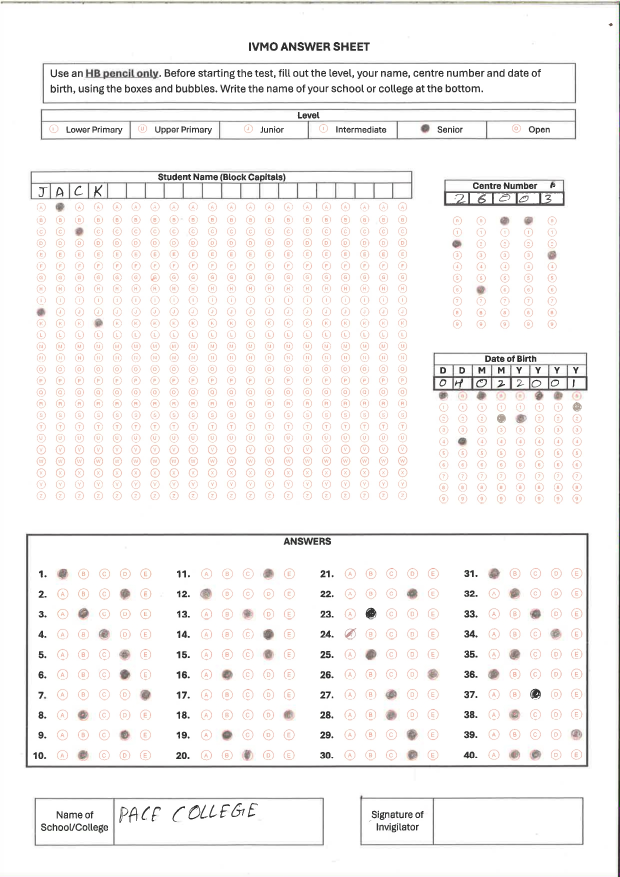
#> input picture omr-backend/sample_omr_sheets/jack.jpg, 1240 x 1754 px (shown at 1/2 size)
$ python -i omr_detect.py   (imports and definitions only)
#> lines starting #> are read from the running program, lines starting #| are printed output that depends on the picture; after the words box and inside, x2 and y2 are one past the last pixel; in counts of white or black regions, pixels touching at a corner belong together
import cv2
import numpy as np


LETTERS  = "ABCDEFGHIJKLMNOPQRSTUVWXYZ"
DIGITS   = "0123456789"
OPTIONS  = "ABCDE"

LEVEL_OPTIONS = ["Lower Primary", "Upper Primary", "Junior", "Intermediate", "Senior", "Open"]

NAME_SHIFTS = dict(left=1, right=10, top=-30, bottom=5)

NUM_ANSWER_GROUPS = 4
ROWS_PER_GROUP = 10
OPTIONS_PER_QUESTION = 5

HOUGH_DP = 1.2
HOUGH_MIN_DIST = 14
HOUGH_PARAM1 = 50
HOUGH_PARAM2 = 18
HOUGH_MIN_R = 8
HOUGH_MAX_R = 18

CLUSTER_GAP = 18

COLOR_FILLED = (0, 200,   0)
COLOR_MULTI  = (0,   0, 255)
COLOR_EMPTY  = (0, 140, 255)
COLOR_NORMAL = (180,180,180)


def _clamp(val, lo, hi):
    return max(lo, min(val, hi))


def _top_two_scores(scores):
    s = sorted(enumerate(scores), key=lambda x: x[1], reverse=True)
    return s[0][0], s[0][1], s[1][1]


def _split_into_columns(region, num_cols):
    cw = region.shape[1] // num_cols
    return [region[:, i * cw:(i + 1) * cw] for i in range(num_cols)]


def _split_into_rows(region, num_rows):
    rh = region.shape[0] // num_rows
    return [region[i * rh:(i + 1) * rh, :] for i in range(num_rows)]


def _locate_region(image, template):
    res = cv2.matchTemplate(image, template, cv2.TM_CCOEFF_NORMED)
    _, _, _, max_loc = cv2.minMaxLoc(res)
    return max_loc


def _cluster_centers(values, gap=CLUSTER_GAP):
    arr = np.array(sorted(set(int(v) for v in values)))
    centers, cur = [], [arr[0]]
    for v in arr[1:]:
        if v - cur[-1] > gap:
            centers.append(int(np.median(cur)))
            cur = [v]
        else:
            cur.append(v)
    centers.append(int(np.median(cur)))
    return centers


def _detect_circles(gray):
    cs = cv2.HoughCircles(
        gray, cv2.HOUGH_GRADIENT,
        dp=HOUGH_DP, minDist=HOUGH_MIN_DIST,
        param1=HOUGH_PARAM1, param2=HOUGH_PARAM2,
        minRadius=HOUGH_MIN_R, maxRadius=HOUGH_MAX_R,
    )
    return np.round(cs[0]).astype(int) if cs is not None else None


def _bubble_darkness(gray, bx, by, br, margin=2):
    patch = gray[
        max(0, by - br + margin): by + br - margin,
        max(0, bx - br + margin): bx + br - margin,
    ]
    return float(255 - np.mean(patch)) if patch.size > 0 else 0.0


def _find_adaptive_threshold(all_scores):
    arr = np.array(sorted(all_scores))
    gaps = [
        (arr[i + 1] - arr[i], float((arr[i] + arr[i + 1]) / 2))
        for i in range(len(arr) - 1)
    ]
    best_gap, best_mid = max(gaps, key=lambda x: x[0])
    return best_mid if best_gap > 10 else 50.0


def _classify_bubble(scores, threshold):
    filled = [i for i, s in enumerate(scores) if s >= threshold]
    if len(filled) == 0:
        return "EMPTY", None
    if len(filled) == 1:
        return "OK", OPTIONS[filled[0]]
    return "MULTIPLE", [OPTIONS[i] for i in filled]


def auto_straighten(image):
    gray  = cv2.cvtColor(image, cv2.COLOR_BGR2GRAY)
    edges = cv2.Canny(gray, 50, 150)
    lines = cv2.HoughLines(edges, 1, np.pi / 180, 200)
    if lines is None:
        return image
    angles = [(l[0][1] * 180 / np.pi) - 90 for l in lines[:50]]
    M = cv2.getRotationMatrix2D(
        (image.shape[1] // 2, image.shape[0] // 2), np.median(angles), 1
    )
    return cv2.warpAffine(image, M, (image.shape[1], image.shape[0]),
                          borderMode=cv2.BORDER_REPLICATE)


def detect_bubble_grid(image, debug=False):
    gray = cv2.cvtColor(image, cv2.COLOR_BGR2GRAY)
    th   = cv2.adaptiveThreshold(
        gray, 255, cv2.ADAPTIVE_THRESH_MEAN_C, cv2.THRESH_BINARY_INV, 15, 5
    )
    contours, _ = cv2.findContours(th, cv2.RETR_EXTERNAL, cv2.CHAIN_APPROX_SIMPLE)
    bubbles = [
        cv2.boundingRect(c) for c in contours
        if 80  < cv2.contourArea(c)     < 1200
        and 8  < cv2.boundingRect(c)[2] < 40
        and 8  < cv2.boundingRect(c)[3] < 40
    ]
    if len(bubbles) < 50:
        return None
    xs   = [b[0] for b in bubbles]
    left = [b for b in bubbles if np.percentile(xs, 3) <= b[0] <= np.percentile(xs, 82)]
    if len(left) < 50:
        return None
    lxs = [b[0] for b in left];  lys = [b[1] for b in left]
    x1  = int(np.percentile(lxs, 0))
    x2  = int(np.percentile([b[0] + b[2] for b in left], 96))
    y1  = sorted(lys)[int(0.075 * len(lys))]
    y2  = int(np.percentile([b[1] + b[3] for b in left], 99))
    if debug:
        dbg = image.copy(); cv2.rectangle(dbg, (x1,y1), (x2,y2), (0,255,0), 2)
        cv2.imshow("Bubble Grid", dbg)
    return x1, y1, x2, y2


def extract_name_area(image, debug=False):
    grid = detect_bubble_grid(image, debug)
    if grid is None:
        return None
    x1, y1, x2, y2 = grid
    h, w = image.shape[:2]
    x1 = _clamp(x1 + NAME_SHIFTS["left"],   0, w)
    x2 = _clamp(x2 + NAME_SHIFTS["right"],  0, w)
    y1 = _clamp(y1 + NAME_SHIFTS["top"],    0, h)
    y2 = _clamp(y2 + NAME_SHIFTS["bottom"], 0, h)
    if debug:
        dbg = image.copy(); cv2.rectangle(dbg,(x1,y1),(x2,y2),(255,0,0),2)
        cv2.imshow("Name Area", dbg)
    return image[y1:y2, x1:x2]


def detect_letters(name_area, num_cols=20, debug=False):
    result = []
    for col in _split_into_columns(name_area, num_cols):
        gray     = cv2.cvtColor(col, cv2.COLOR_BGR2GRAY)
        _, th    = cv2.threshold(gray, 150, 255, cv2.THRESH_BINARY_INV)
        rows     = _split_into_rows(th, 26)
        scores   = [cv2.countNonZero(r) / r.size for r in rows]
        best_idx, top1, top2 = _top_two_scores(scores)
        result.append(LETTERS[best_idx] if top1 >= 0.06 and (top1 - top2) > 0.05 else " ")
    return "".join(result)


def extract_center_number_area(image, name_area, debug=False):
    h_img, w_img   = image.shape[:2]
    h_name, w_name = name_area.shape[:2]
    nx, ny         = _locate_region(image, name_area)
    x1 = _clamp(nx + w_name + int(0.05  * w_img), 0, w_img)
    x2 = _clamp(x1           + int(0.195 * w_img), 0, w_img)
    y1 = _clamp(ny            + int(0.05  * h_name), 0, h_img)
    y2 = _clamp(y1            + int(0.40  * h_name), 0, h_img)
    if debug:
        dbg = image.copy(); cv2.rectangle(dbg,(x1,y1),(x2,y2),(255,0,0),2)
        cv2.imshow("Centre Number Area", dbg)
    return image[y1:y2, x1:x2]


def detect_center_digits(center_area, num_cols=5, debug=False):
    result = []
    for col in _split_into_columns(center_area, num_cols):
        gray = cv2.cvtColor(col, cv2.COLOR_BGR2GRAY)
        th   = cv2.adaptiveThreshold(
            gray, 255, cv2.ADAPTIVE_THRESH_MEAN_C, cv2.THRESH_BINARY_INV, 11, 2
        )
        scores = []
        for row in _split_into_rows(th, 10):
            hc, wc = row.shape
            inner  = row[int(0.2*hc):int(0.8*hc), int(0.2*wc):int(0.8*wc)]
            scores.append(cv2.countNonZero(inner) / inner.size)
        best_idx, top1, top2 = _top_two_scores(scores)
        result.append(DIGITS[best_idx] if top1 >= 0.10 and (top1 - top2) > 0.04 else "_")
    return "".join(result)


def extract_level_area(image):
    h, w = image.shape[:2]
    # The level bubble row sits at ~13–15.7% of image height
    return image[int(0.130 * h):int(0.157 * h), int(0.01 * w):int(0.99 * w)]


def detect_level(image, debug=False):
    lev_row = extract_level_area(image)
    gray    = cv2.cvtColor(lev_row, cv2.COLOR_BGR2GRAY)
    row_w   = lev_row.shape[1]

    cs = cv2.HoughCircles(
        gray, cv2.HOUGH_GRADIENT,
        dp=1.2, minDist=80,
        param1=50, param2=12,
        minRadius=7, maxRadius=15,
    )
    if cs is None:
        return None

    cs = np.round(cs[0]).astype(int)

    best_c, best_d = None, 0.0
    for c in cs:
        bx, by, br = int(c[0]), int(c[1]), int(c[2])
        patch = gray[max(0, by - br + 2): by + br - 2,
                     max(0, bx - br + 2): bx + br - 2]
        d = float(255 - np.mean(patch)) if patch.size > 0 else 0.0
        if d > best_d:
            best_d, best_c = d, c

    if best_c is None or best_d < 40:
        return None

    sec_idx = int(best_c[0] / (row_w / 6))
    sec_idx = max(0, min(5, sec_idx))

    if debug:
        dbg = lev_row.copy()
        cv2.circle(dbg, (int(best_c[0]), int(best_c[1])), int(best_c[2]) + 2,
                   COLOR_FILLED, 2)
        cv2.imshow("Level Debug", dbg)

    return LEVEL_OPTIONS[sec_idx]


def extract_dob_area(image, debug=False):
    h, w = image.shape[:2]
    y1 = int(0.448 * h)
    y2 = int(0.624 * h)
    x1 = int(0.698 * w)
    x2 = int(0.998 * w)
    if debug:
        dbg = image.copy()
        cv2.rectangle(dbg, (x1, y1), (x2, y2), (255, 165, 0), 2)
        cv2.imshow("DOB Area", dbg)
    return image[y1:y2, x1:x2]


def detect_dob(image, debug=False):
    dob_area = extract_dob_area(image, debug=debug)
    gray     = cv2.cvtColor(dob_area, cv2.COLOR_BGR2GRAY)

    cs = _detect_circles(gray)
    if cs is None:
        return "_" * 8

    col_c = sorted(_cluster_centers([int(c[0]) for c in cs], gap=15))[:8]
    row_c = sorted(_cluster_centers([int(c[1]) for c in cs], gap=15))[:10]

    dh, dw = dob_area.shape[:2]
    if len(col_c) < 8:
        col_c = [int((i + 0.5) * dw / 8) for i in range(8)]
    if len(row_c) < 10:
        row_c = [int((i + 0.5) * dh / 10) for i in range(10)]

    all_scores, grid = [], []
    for cx in col_c:
        scores = []
        for ry in row_c:
            bc = min(cs, key=lambda c: (int(c[0]) - cx)**2 + (int(c[1]) - ry)**2)
            d  = _bubble_darkness(gray, int(bc[0]), int(bc[1]), int(bc[2]))
            scores.append(d)
            all_scores.append(d)
        grid.append(scores)

    arr      = np.array(sorted(all_scores))
    gaps     = [(arr[i + 1] - arr[i], float((arr[i] + arr[i + 1]) / 2))
                for i in range(len(arr) - 1)]
    best_gap, threshold = max(gaps, key=lambda x: x[0])

    if best_gap <= 10:
        return "_" * 8

    result = []
    for scores in grid:
        filled = [j for j, s in enumerate(scores) if s >= threshold]
        if len(filled) == 1:
            result.append(DIGITS[filled[0]])
        else:
            result.append("_")
    return "".join(result)


def format_dob(raw):
    if len(raw) == 8:
        return f"{raw[0:2]}/{raw[2:4]}/{raw[4:8]}"
    return raw


def extract_answer_area(image, debug=False):
    h, w = image.shape[:2]
    y1 = int(0.643 * h);  y2 = int(0.885 * h)
    x1 = int(0.02  * w);  x2 = int(0.98  * w)
    if debug:
        dbg = image.copy()
        cv2.rectangle(dbg, (x1,y1), (x2,y2), (0,200,0), 2)
        cv2.imshow("Answer Area", cv2.resize(dbg, (800,900)))
    return image[y1:y2, x1:x2]


def detect_all_answers(answer_area, debug=False):
    aw      = answer_area.shape[1]
    gw      = aw // NUM_ANSWER_GROUPS

    all_scores   = []
    group_cache  = []

    for g in range(NUM_ANSWER_GROUPS):
        grp  = answer_area[:, g * gw:(g + 1) * gw]
        gray = cv2.cvtColor(grp, cv2.COLOR_BGR2GRAY)
        cs   = _detect_circles(gray)
        if cs is None:
            group_cache.append(None)
            continue

        col_c = sorted(_cluster_centers([int(c[0]) for c in cs]))[-OPTIONS_PER_QUESTION:]
        row_c = sorted(_cluster_centers([int(c[1]) for c in cs]))[:ROWS_PER_GROUP]

        rows = []
        for ri, ry in enumerate(row_c):
            row_cs = [c for c in cs if abs(int(c[1]) - ry) <= CLUSTER_GAP]
            scores, bcs = [], []
            for cx in col_c:
                bc = min(row_cs, key=lambda c: abs(int(c[0]) - cx)) if row_cs else None
                d  = _bubble_darkness(gray, int(bc[0]), int(bc[1]), int(bc[2])) if bc is not None else 0.0
                scores.append(d)
                bcs.append(bc)
                all_scores.append(d)
            rows.append((ri, ry, scores, bcs))

        group_cache.append((g, gray, col_c, rows))

    threshold = _find_adaptive_threshold(all_scores)

    results = {}
    for item in group_cache:
        if item is None:
            continue
        g, gray, col_c, rows = item
        for ri, ry, scores, bcs in rows:
            q              = g * ROWS_PER_GROUP + ri + 1
            status, answer = _classify_bubble(scores, threshold)

            if status == "MULTIPLE":
                results[q] = {
                    "status": "MULTIPLE",
                    "answer": answer,
                    "scores": scores,
                    "threshold": threshold,
                    "note": f"{'&'.join(answer)}"
                }
            else:
                results[q] = {
                    "status": status,
                    "answer": answer,
                    "scores": scores,
                    "threshold": threshold,
                }

    if debug:
        _draw_answer_debug(answer_area, group_cache, results, gw)

    return results, threshold


# [43 lines left out: function _draw_answer_debug, not called in this run]


def process_sheet(path, debug=False):
#> called with path = 'omr-backend/sample_omr_sheets/jack.jpg', debug = False
    image = cv2.imread(path)
#> image is the input picture: shape (1754, 1240, 3); mean B, G, R 243.9, 244.6, 246.3
    if image is None:
        raise FileNotFoundError(f"Cannot read '{path}'")

    img = auto_straighten(auto_straighten(image))
#> in auto_straighten, `edges = cv2.Canny(gray, 50, 150)`:
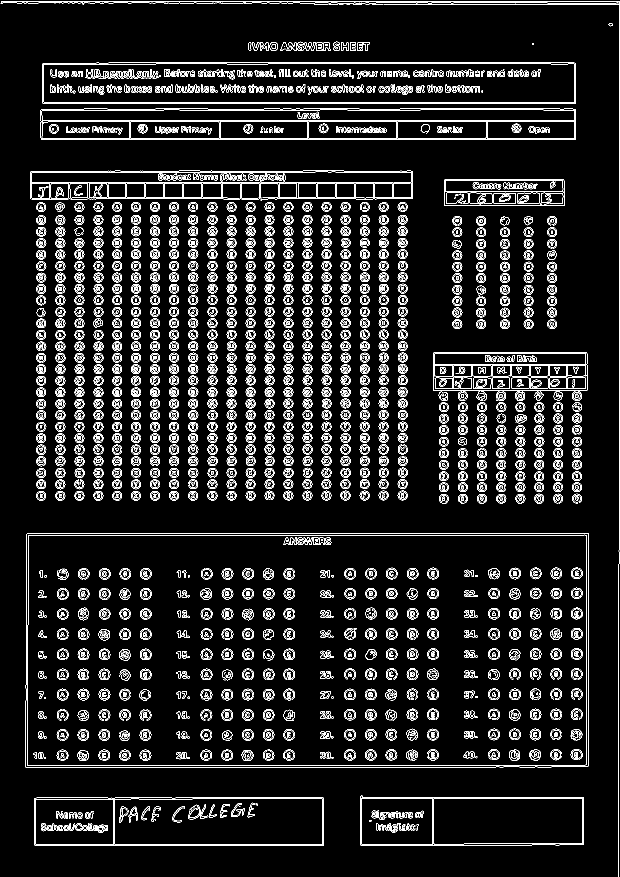
#> edges: shape (1754, 1240) (shown at 1/2 size); 8.4% white in thin lines or dots
#> in auto_straighten, `angles = [(l[0][1] * 180 / np.pi) - 90 for l in lines[:50]]`: angles = 50 values, max 2.5e-06 at index 1, min -90 at index 0, mean -21.6
#> in auto_straighten, `M = cv2.getRotationMatrix2D( (image.shape[1] // 2, image.shape[0] // 2..`: M = [[1, 4.37e-08, -3.83e-05], [-4.37e-08, 1, 2.71e-05]]

    level = detect_level(img, debug=debug)
#> in detect_level, `cs = cv2.HoughCircles( gray, cv2.HOUGH_GRADIENT, dp=1.2, minDist=80, p..`: cs = [[1020.6, 28.2, 9.28], [95.4, 29.4, 9.4], [484.2, 29.4, 9.52], [634.2, 28.2, 9.4], [274.2, 28.2, 8.08], [875.4, 23.4, 11.68], [743.4, 25.8, 13], [396.6, 29.4, 14.2], [1128.6, 6.6, 8.92], [180.6, 30.6, 8.2]]
#> in detect_level, `cs = np.round(cs[0]).astype(int)`: cs = [[1021, 28, 9], [95, 29, 9], [484, 29, 10], [634, 28, 9], [274, 28, 8], [875, 23, 12], [743, 26, 13], [397, 29, 14], [1129, 7, 9], [181, 31, 8]]
#> the loop in detect_level, `for c in cs:` made 10 passes
#> (bx, by, br, d, best_d) on passes 1, 6, 7, 10: (1021, 28, 9, 17.55, 17.55), (875, 23, 12, 49.9, 49.9), (743, 26, 13, 52.87, 52.87), (181, 31, 8, 80.11, 80.11)
#> after the loop in detect_level, `for c in cs:`: best_d = 80.11
#> in detect_level, `sec_idx = int(best_c[0] / (row_w / 6))`: sec_idx = 0
#> level = 'Lower Primary'

    name_area = extract_name_area(img, debug=debug)
#> in detect_bubble_grid, `contours, _ = cv2.findContours(th, cv2.RETR_EXTERNAL, cv2.CHAIN_APPROX..`: contours = 738 contours, 59 with area under 20; largest, box (x1, y1, x2, y2) and area: (51, 1066, 1177, 1536) 525445, (85, 125, 1152, 208) 86147, (80, 217, 1152, 280) 64920, (69, 1595, 648, 1692) 55084, (719, 1590, 1167, 1691) 42388
#> in detect_bubble_grid, `bubbles = [ cv2.boundingRect(c) for c in contours if 80  < cv2.contour..`: bubbles = 640 items, first 6: (917, 989, 18, 18), (879, 989, 18, 18), (1145, 988, 18, 19), (1108, 988, 17, 19), (1070, 988, 17, 19), (1032, 988, 18, 19)
#> in detect_bubble_grid, `xs   = [b[0] for b in bubbles]`: xs = 640 values, max 1145 at index 2, min 73 at index 17, mean 551.5
#> in detect_bubble_grid, `left = [b for b in bubbles if np.percentile(xs, 3) <= b[0] <= np.perce..`: left = 526 items, first 6: (879, 989, 18, 18), (416, 983, 18, 17), (377, 983, 19, 17), (339, 983, 18, 17), (301, 983, 18, 17), (263, 983, 18, 18)
#> in detect_bubble_grid, `lxs = [b[0] for b in left]`: lxs = 526 values, max 879 at index 0, min 73 at index 10, mean 450.2
#> in detect_bubble_grid, `lys = [b[1] for b in left]`: lys = 526 values, max 989 at index 0, min 84 at index 522, mean 687
#> in detect_bubble_grid, `x1  = int(np.percentile(lxs, 0))`: x1 = 73
#> in detect_bubble_grid, `x2  = int(np.percentile([b[0] + b[2] for b in left], 96))`: x2 = 814
#> in detect_bubble_grid, `y1  = sorted(lys)[int(0.075 * len(lys))]`: y1 = 431
#> in detect_bubble_grid, `y2  = int(np.percentile([b[1] + b[3] for b in left], 99))`: y2 = 1000
#> in extract_name_area, `grid = detect_bubble_grid(image, debug)`: grid = (73, 431, 814, 1000)
#> in extract_name_area, `x1, y1, x2, y2 = grid`: x1 = 73; y1 = 431; x2 = 814; y2 = 1000
#> in extract_name_area, `x1 = _clamp(x1 + NAME_SHIFTS["left"],   0, w)`: x1 = 74
#> in extract_name_area, `x2 = _clamp(x2 + NAME_SHIFTS["right"],  0, w)`: x2 = 824
#> in extract_name_area, `y1 = _clamp(y1 + NAME_SHIFTS["top"],    0, h)`: y1 = 401
#> in extract_name_area, `y2 = _clamp(y2 + NAME_SHIFTS["bottom"], 0, h)`: y2 = 1005
    name      = detect_letters(name_area, num_cols=20) if name_area is not None else ""
#> in _split_into_columns, `cw = region.shape[1] // num_cols`: cw = 37
#> the loop in detect_letters, `for col in _split_into_columns(name_area, num_cols):` made 20 passes
#> (best_idx, top1) on passes 1 to 8: (9, 0.129), (0, 0.16), (2, 0.112), (10, 0.0764), (0, 0), (0, 0), (0, 0), (0, 0)
#> after the loop in detect_letters, `for col in _split_into_columns(name_area, num_cols):`:
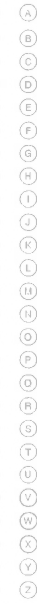
#> gray: shape (604, 37); min 190, max 255, mean 249.2
#> after the loop in detect_letters, `for col in _split_into_columns(name_area, num_cols):`: result = ['J', 'A', 'C', 'K', ' ', ' ', ' ', ' ', ' ', ' ', ' ', ' ', ' ', ' ', ' ', ' ', ' ', ' ', ' ', ' ']
#> name = 'JACK                '

    centre = ""
    if name_area is not None:
        centre_area = extract_center_number_area(img, name_area, debug=debug)
#> in _locate_region, `res = cv2.matchTemplate(image, template, cv2.TM_CCOEFF_NORMED)`:
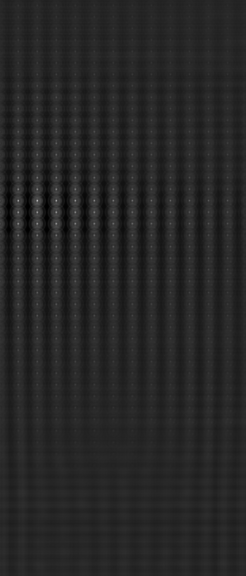
#> res: shape (1151, 491) float32 (shown at 1/2 size); min -0.176, max 1, mean -0.000627; drawn with min black and max white
#> in _locate_region, `_, _, _, max_loc = cv2.minMaxLoc(res)`: max_loc = (74, 401)
#> in extract_center_number_area, `nx, ny         = _locate_region(image, name_area)`: nx = 74; ny = 401
#> in extract_center_number_area, `x1 = _clamp(nx + w_name + int(0.05  * w_img), 0, w_img)`: x1 = 886
#> in extract_center_number_area, `x2 = _clamp(x1           + int(0.195 * w_img), 0, w_img)`: x2 = 1127
#> in extract_center_number_area, `y1 = _clamp(ny            + int(0.05  * h_name), 0, h_img)`: y1 = 431
#> in extract_center_number_area, `y2 = _clamp(y1            + int(0.40  * h_name), 0, h_img)`: y2 = 672
#> in extract_center_number_area, `return image[y1:y2, x1:x2]`:
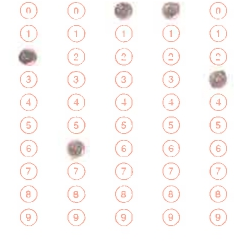
#> returned value: shape (241, 241, 3); mean of channels 0, 1, 2 247, 248, 251.4; drawn as B, G, R
        if centre_area is not None:
            centre = detect_center_digits(centre_area, num_cols=5)
#> the loop in detect_center_digits, `for col in _split_into_columns(center_area, num_cols):` made 5 passes
#> (best_idx, top1, top2) on passes 1 to 5: (2, 0.411, 0.202), (6, 0.285, 0.193), (0, 0.499, 0.189), (0, 0.46, 0.189), (3, 0.386, 0.193)
#> after the loop in detect_center_digits, `for col in _split_into_columns(center_area, num_cols):`:
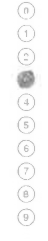
#> gray: shape (241, 48); min 122, max 255, mean 248.8
#> after the loop in detect_center_digits, `for col in _split_into_columns(center_area, num_cols):`: result = ['2', '6', '0', '0', '3']
#> centre = '26003'

    dob_raw = detect_dob(img, debug=debug)
#> in extract_dob_area, `return image[y1:y2, x1:x2]`:
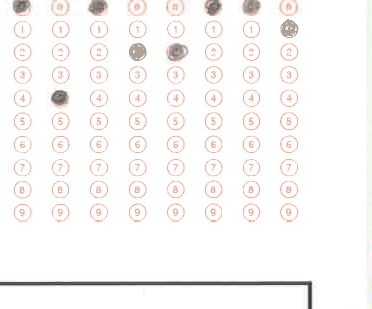
#> returned value: shape (309, 372, 3); mean of channels 0, 1, 2 246.1, 247.3, 249.8; drawn as B, G, R
#> in _detect_circles, `cs = cv2.HoughCircles( gray, cv2.HOUGH_GRADIENT, dp=HOUGH_DP, minDist=..`: cs = 78 rows, first 8: [288.6, 120.6, 9.44], [288.6, 211.8, 9.56], [213, 167.4, 9.44], [22.2, 167.4, 9.32], [288.6, 167.4, 9.56], [137.4, 97.8, 9.56], [251.4, 167.4, 9.44], [137.4, 167.4, 9.8]
#> in detect_dob, `cs = _detect_circles(gray)`: cs = 78 rows, first 8: [289, 121, 9], [289, 212, 10], [213, 167, 9], [22, 167, 9], [289, 167, 10], [137, 98, 10], [251, 167, 9], [137, 167, 10]
#> in _cluster_centers, `arr = np.array(sorted(set(int(v) for v in values)))`: arr = 19 values from 21 to 289
#> in _cluster_centers, `centers, cur = [], [arr[0]]`: centers = []; cur = [21]
#> the loop in _cluster_centers, `for v in arr[1:]:` made 18 passes
#> v on passes 3, 6, 9, 11, 13, 16, 18: 59, 91, 136, 175, 212, 250, 289
#> after the loop in _cluster_centers, `for v in arr[1:]:`: centers = [22, 61, 98, 136, 175, 213, 250]
#> in detect_dob, `col_c = sorted(_cluster_centers([int(c[0]) for c in cs], gap=15))[:8]`: col_c = [22, 61, 98, 136, 175, 213, 250, 289]
#> the loop in _cluster_centers (call 2), `for v in arr[1:]:` made 19 passes
#> v on passes 2, 4, 6, 8, 10, 12, 14, 15: 28, 51, 74, 97, 121, 143, 167, 188
#> in detect_dob, `row_c = sorted(_cluster_centers([int(c[1]) for c in cs], gap=15))[:10]`: row_c = [6, 28, 51, 74, 97, 121, 144, 167, 189, 211]
#> the loop in detect_dob, `for cx in col_c:` made 8 passes
#> cx on passes 1 to 8: 22, 61, 98, 136, 175, 213, 250, 289
#> after the loop in detect_dob, `for cx in col_c:`: all_scores = 80 values, max 120.2 at index 14, min 5.44 at index 25, mean 19.47; grid = 8 items
#> in detect_dob, `arr      = np.array(sorted(all_scores))`: arr = 80 values from 5.44 to 120.2
#> in detect_dob, `gaps     = [(arr[i + 1] - arr[i], float((arr[i] + arr[i + 1]) / 2)) fo..`: gaps = 79 pairs, first value 0 to 54.19, second value 7.08 to 111.9
#> in detect_dob, `best_gap, threshold = max(gaps, key=lambda x: x[0])`: best_gap = 54.19; threshold = 50.21
#> the loop in detect_dob, `for scores in grid:` made 8 passes
#> filled on passes 1, 2, 4, 5, 7, 8: [0], [4], [2], [2], [0], [1]
#> after the loop in detect_dob, `for scores in grid:`: result = ['0', '4', '_', '2', '2', '_', '0', '1']
#> dob_raw = '04_22_01'
    dob     = format_dob(dob_raw)
#> dob = '04/_2/2_01'

    answer_area        = extract_answer_area(img, debug=debug)
#> in extract_answer_area, `return image[y1:y2, x1:x2]`:
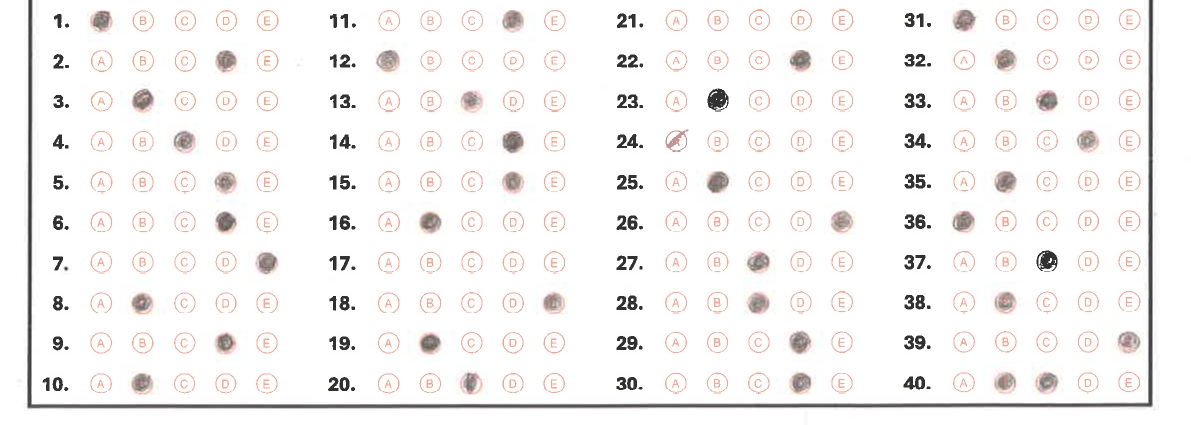
#> returned value: shape (425, 1191, 3); mean of channels 0, 1, 2 243, 243.8, 246.2; drawn as B, G, R
    answers, threshold = detect_all_answers(answer_area, debug=debug)
#> (the rest of the program and of its run is left out)
